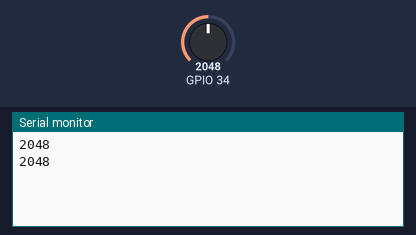
Simulated run of this sketch. Board: ESP32. Parts: the last lines printed to the serial monitor. The test bench sets the inputs (shaded band); at power-on: GPIO 34 = 2048.

Above: at 1.8 s.
1.9 s: GPIO 34 set to 2866
At 2.8 s:
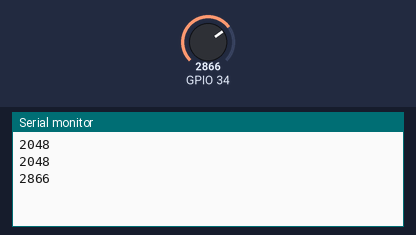
3.4 s: GPIO 34 set to 3603
At 4.7 s:
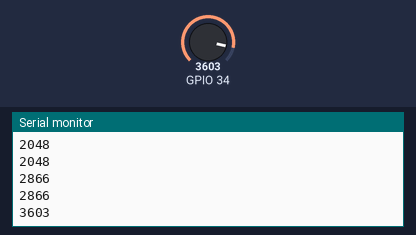
Timing chart, 0 to 6.4 s (numbered marks = the images above; inputs shaded):
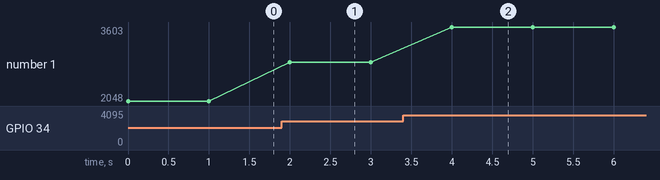

The sketch:

Test_Sensoren.ino
```cpp
int sensorValue;

void setup()
{
  Serial.begin(9600); // starts the serial port at 9600
}

void loop()
{
  sensorValue = analogRead(34); // read analog input pin 0
  Serial.print(sensorValue, DEC); // prints the value read
  Serial.print(" \n"); // prints a space between the numbers
  delay(1000); // wait 100ms for next reading
}
```

Measured:
- after the input at 1.9 s, the serial monitor: prints a new line after 0.10 s (image 1)
- after the input at 3.4 s, the serial monitor: prints a new line after 0.60 s (image 2)
- plotted number 1: 2048 → 2866 after the input at 1.9 s, 2866 → 3603 after the input at 3.4 s
